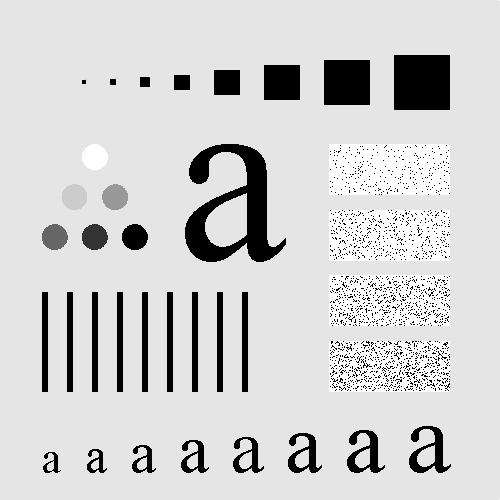
%> input picture LAB6/img6_2.TIF, 500 x 500 px
$ octave lab6_2_1.m   (GNU Octave 9; MATLAB toolbox functions it lacks are replaced by stand-ins)
%> lines starting %> are read from the running program, lines starting %| are printed output that depends on the picture
clear all

im2 = imread('img6_2.tif')
%> im2 is the input picture: size 500x500 uint8; min 0, max 255, mean 207.4

mask = (1/9)*(ones(3,3));
conv = conv2(im2,mask,'same');
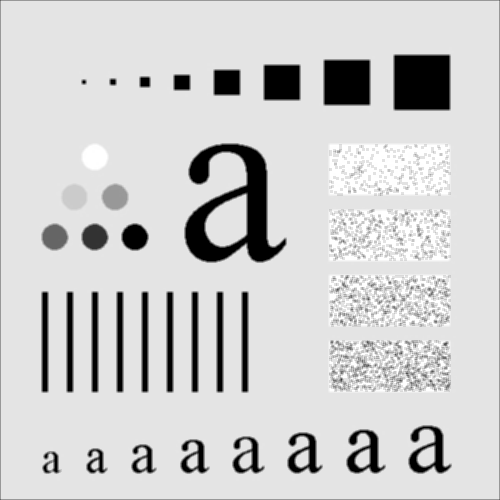
%> conv: size 500x500 double; min 0, max 255, mean 206.8; drawn with min black and max white

figure(1)
subplot(1,2,1)
imshow(im2),title('original image');
subplot(1,2,2)
imshow(conv),title('using convolution function');
%> after `imshow(conv)`:
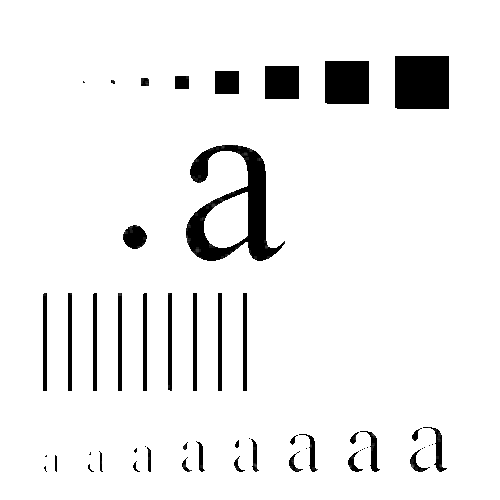
%> displayed picture: size 500x500, on the screen's scale of 0 to 255; min 0, max 255, mean 238.1

figure(2)
subplot(1,2,1)
histogram(im2),title('original image histogram');
subplot(1,2,2)
histogram(conv),title('using convolution function histogram');
%> after `title('using convolution function histogram')`:
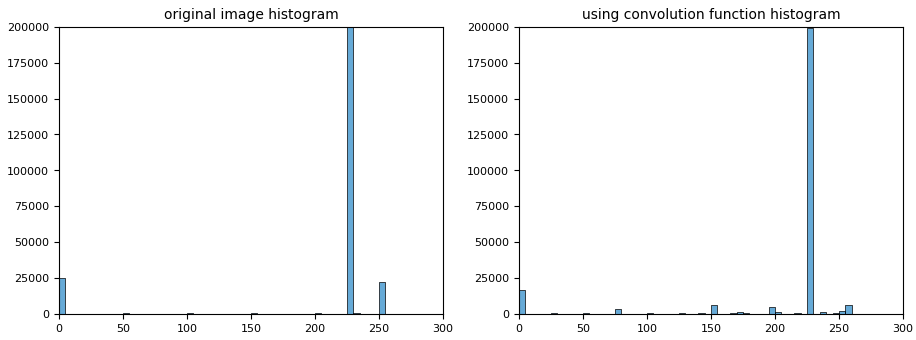
%> figure redrawn from the program's plot data, 2 panels; panel 1: tallest bar 199691 high, from x = 225 to 230; panel 2: tallest bar 198823 high, from x = 225 to 230

$ run again, with LAB6/img6_1.TIF copied over LAB6/img6_2.TIF
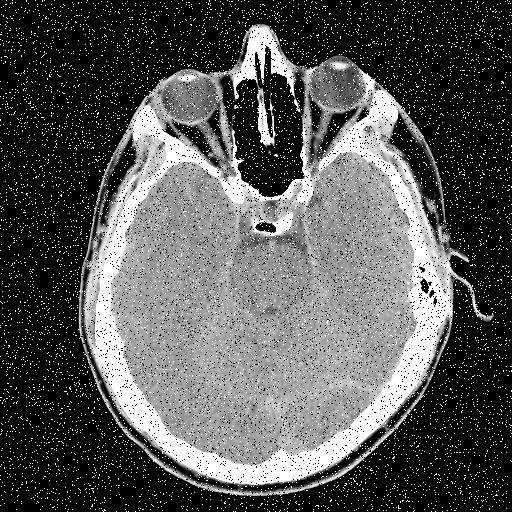
%> input picture LAB6/img6_1.TIF, 512 x 512 px
%> im2 is the input picture: size 512x512 uint8; min 0, max 255, mean 85.2
%> `imshow(conv)`:
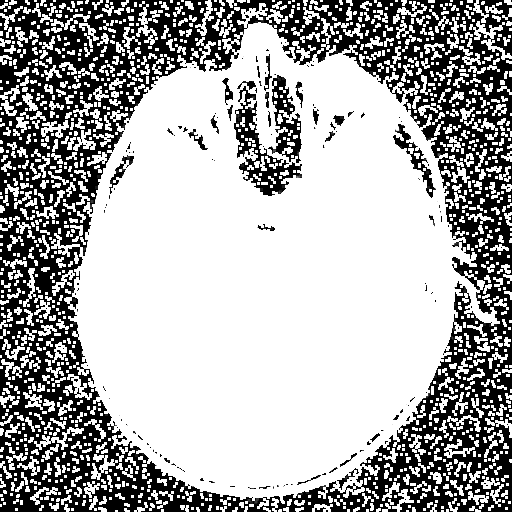
%> displayed picture: size 512x512, on the screen's scale of 0 to 255; min 0, max 255, mean 172.2
%> `title('using convolution function histogram')`:
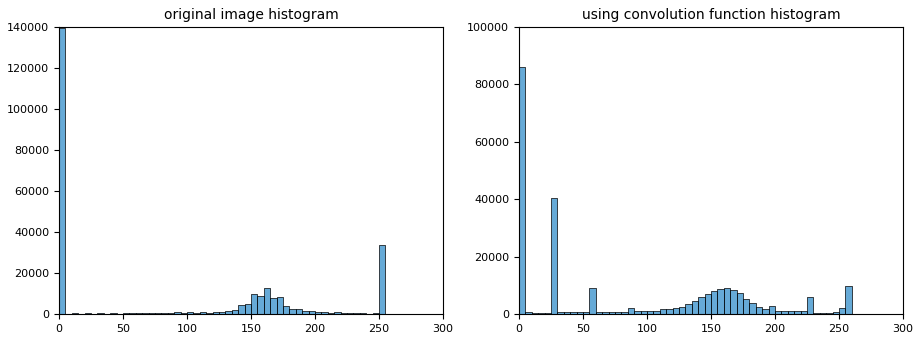
%> figure redrawn from the program's plot data, 2 panels; panel 1: tallest bar 139597 high, from x = 0 to 5; panel 2: tallest bar 86123 high, from x = 0 to 5
